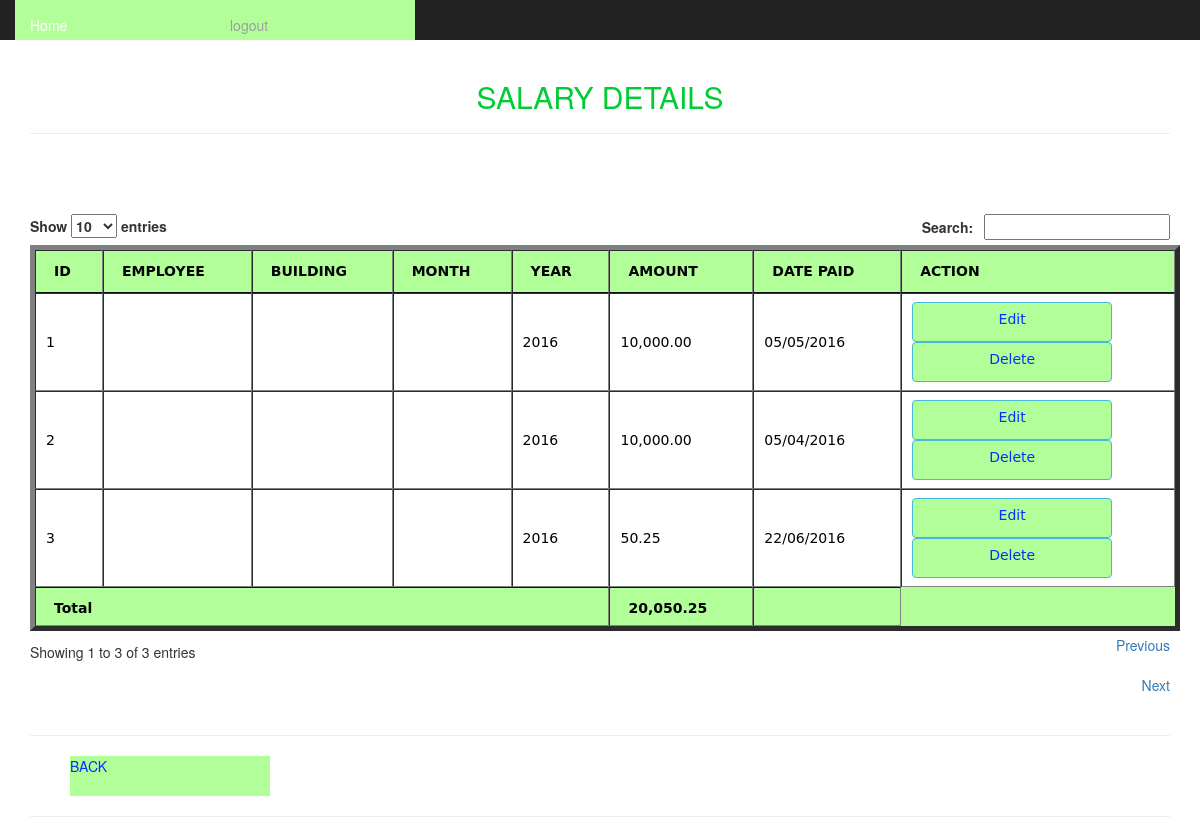
The page /siteadmin/salarydetails.php (signed in) on the database as committed earlier.
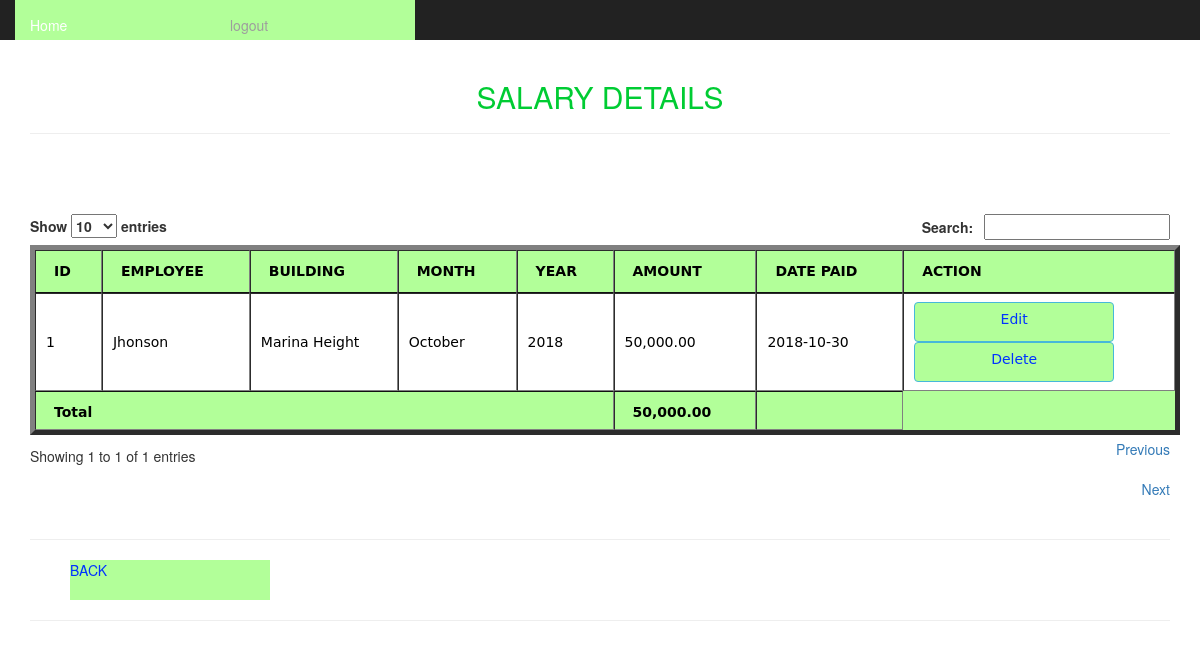
The same page on the database as committed later.
### tables this page shows
CREATE TABLE `employee_salary_setup` (
  `emp_id` int(11) NOT NULL,
  `employee_id` int(11) NOT NULL,
  `month` varchar(255) NOT NULL,
  `xyear` varchar(200) NOT NULL,
  `amount` decimal(15,2) NOT NULL DEFAULT '0.00',
  `issue_date` varchar(200) NOT NULL,
  `added_date` timestamp NOT NULL DEFAULT CURRENT_TIMESTAMP
);

CREATE TABLE `employee` (
  `eid` int(11) NOT NULL,
  `e_name` varchar(200) NOT NULL,
  `e_email` varchar(200) NOT NULL,
  `e_contact` varchar(200) NOT NULL,
  `e_address` varchar(200) NOT NULL,
  `e_nid` varchar(200) NOT NULL,
  `e_designation` varchar(255) NOT NULL,
  `e_date` varchar(200) NOT NULL,
  `e_password` varchar(200) NOT NULL,
  `building_id` int(11) NOT NULL,
  `status` varchar(255) NOT NULL
);

CREATE TABLE `building_info` (
  `bldid` int(11) NOT NULL,
  `name` varchar(200) NOT NULL,
  `address` varchar(200) NOT NULL,
  `security_guard_mobile` varchar(200) NOT NULL,
  `building_make_year` varchar(200) NOT NULL,
  `status` varchar(255) NOT NULL,
  `added_date` timestamp NOT NULL DEFAULT CURRENT_TIMESTAMP
);

### siteadmin/salarydetails.php (the view, shortened to what this page needs)
<html>
<head>
<link rel="stylesheet" href="../css/bootstrap.css" type="text/css" media="screen"/>
<link rel="stylesheet" href="css/bootstrap.min.css" type="text/css">
<link rel="stylesheet" href="../style/style.css" type="text/css" media="screen"/>
<link href="../style/jquery.dataTables.min.css" rel="stylesheet">
</head>
 <body>
<div class="container">
<nav class="nav navbar-inverse navbar-fixed-top">
<?php include_once("headerad.php");?>
</nav><br><br><br>
   <h2 align="center" style="color:#0C3; text-transform:uppercase;">salary details</h2>
     <HR>
          <BR>
					<BR>
   <div><br/>
     <div align="center" style="margin-center:1px;">
<?php
$result = mysql_query("SELECT * FROM employee_salary_setup");
$i=0;
$amount = 0;
echo "<table id='users' border='5' style='background-color:#B2FF99'>
<thead>
<tr>
<th>ID</th>
<th>EMPLOYEE</th>
<th>BUILDING</th>
<th>MONTH</th>
<th>YEAR</th>
<th>AMOUNT</th>
<th>DATE PAID</th>
<th>ACTION</th>
</tr></thead><tbody>";
while($row = mysql_fetch_array($result))
{
	$i++;
$e = mysql_query("SELECT * FROM employee where eid='".$row['employee_id']."'");
$employee = mysql_fetch_array($e);
$amount = $amount + $row['amount'];
$b = mysql_query("SELECT * FROM building_info where bldid='".$employee['building_id']."'");
$building = mysql_fetch_array($b);
echo "<tr style='width:400px;height:80px'>";
echo "<td>" . $i . "</td>";
echo "<td>" . $employee['e_name'] . "</td>";
echo "<td>" . $building['name'] . "</td>";
echo "<td>" . $row['month'] . "</td>";
echo "<td>" . $row['xyear'] . "</td>";
echo "<td>" . number_format($row['amount'],2) . "</td>";
echo "<td>" . $row['issue_date'] . "</td>";
echo "<td><a class='btn btn-info' href='edit_salary.php?id=".$row['emp_id']."'>Edit</a><br>";
echo "<a class='btn btn-info' href='delete_salary.php?id=".$row['emp_id']."'>Delete</a></td>";
echo "</tr>";
}
echo "</tbody>
<tfoot>
<tr>
<td colspan = '5'><strong>Total</strong></td>
<td><strong>".number_format($amount,2)."</strong></td>
<td></td>
</tr>
</tfoot>
</table>";
?>
</div>
<hr><ul><a href="admin_dashboard.php" class="button">BACK</a>  </ul><hr>
</html>

### siteadmin/headerad.php (shortened to what this page needs)
<head>
<link rel="stylesheet" href="css/bootstrap.css" type="text/css">
<link rel="stylesheet" href="css/bootstrap.min.css" type="text/css">
</head>
<div class="container-fluid">
    <div class="collapse navbar-collapse" id="myNavbar">
      <ul class="nav navbar-nav">
        <li class="active"><a href="admin_dashboard.php">Home</a></li>
        <li><a href="logout.php">logout</a></li>
      </ul>
    </div>
  </div>

### style/style.css (style rules this page uses)
body,td,th { font-family:"Lucida Grande", "Lucida Sans Unicode", "Lucida Sans", "DejaVu Sans", Verdana, sans-serif; font-size: 14px; color: #000; line-height:1.5em; }
a:link { color: #03F; text-decoration: none; background-color: #B2FF99 !important; }

### siteadmin/headerad.php (style rules this page uses)
a { display:block;width:200px;height:40px;align:center }
a:link { background-color:#B2FF99; }

Rows that differ between the two databases and show on the page:
removed employee_salary_setup: xyear "2016", amount "10,000.00", issue_date "05/05/2016"
removed employee_salary_setup: xyear "2016", amount "10,000.00", issue_date "05/04/2016"
removed employee_salary_setup: xyear "2016", amount "50.25", issue_date "22/06/2016"
added employee_salary_setup: employee.e_name "Jhonson", building_info.name "Marina Height", month "October", xyear "2018", amount "50,000.00", issue_date "2018-10-30"
Other text that changed with them:
text written by a page script: "Show entries Search: Showing 1 to 3 of 3 entries Previous Next" → "Show entries Search: Showing 1 to 1 of 1 entries Previous Next"
$amount: "20,050.25" → "50,000.00"
